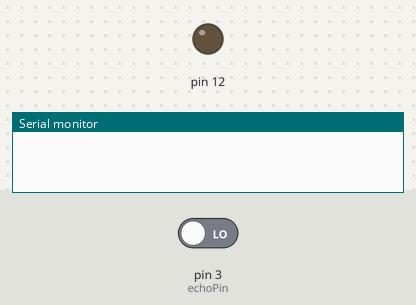
Bench run of a sketch on a simulated Arduino Uno, built with avr-gcc and run on an emulated ATmega328P. Shown: output pins drawn as LEDs (lit = HIGH), the last lines printed to the serial monitor. Inputs (shaded band) come from the test bench; at power-on: pin 3 (echoPin) LOW. Pins used as bus, display or sensor lines are not drawn.

Above: at 0.1 s.
At 2.1 s:
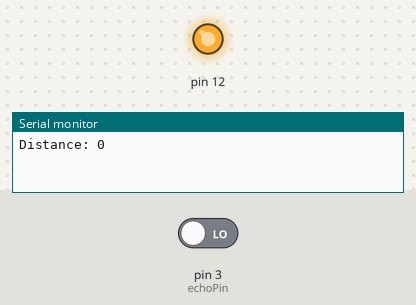
Timing chart, 0 to 3.6 s (numbered marks = the images above):
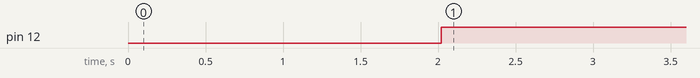

The sketch:

ultrasonic.ino
```cpp
const int trigPin = 2;
const int echoPin = 3;
// defines variables
long duration;
int distance;
void setup() {
pinMode(trigPin, OUTPUT); // Sets the trigPin as an Output
pinMode(12,OUTPUT);
pinMode(echoPin, INPUT); // Sets the echoPin as an Input
Serial.begin(9600); // Starts the serial communication
}
void loop() {
// Clears the trigPin
digitalWrite(trigPin, LOW);
delay(20);
// Sets the trigPin on HIGH state for 10 micro seconds
digitalWrite(trigPin, HIGH);
delay(1000);
digitalWrite(trigPin, LOW);
// Reads the echoPin, returns the sound wave travel time in microseconds
duration = pulseIn(echoPin, HIGH);
// Calculating the distance
distance= duration*0.034/2;
if(distance<10)
{
  digitalWrite(12,HIGH);
}
else
{
  digitalWrite(12,LOW);
}
// Prints the distance on the Serial Monitor
Serial.print("Distance: ");
Serial.println(distance);
}
```

Measured:
- by itself, pin 12: LOW → HIGH at 2.0 s
